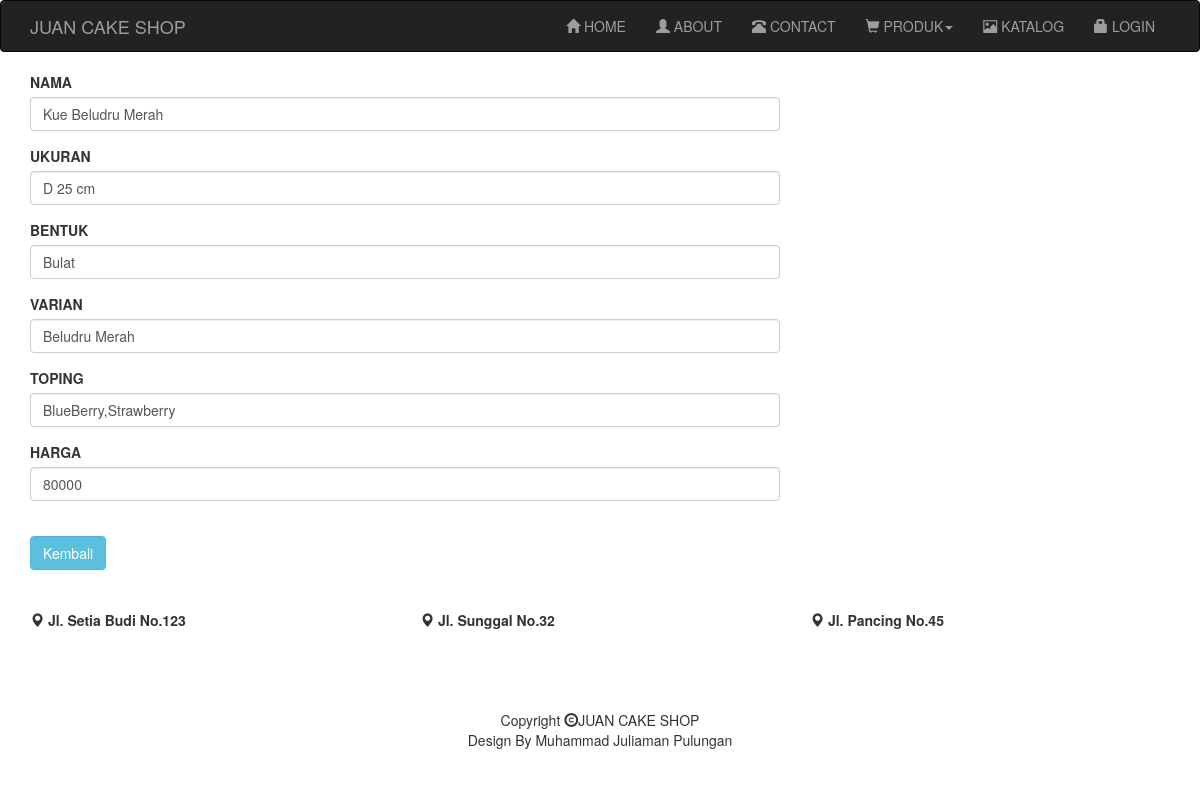
The app's page /edit-detail.php?id=3 with its own data.
### tables this page shows
CREATE TABLE `detail` (
  `id_detail` int(2) NOT NULL,
  `nama` varchar(30) NOT NULL,
  `ukuran` varchar(30) NOT NULL,
  `bentuk` varchar(30) NOT NULL,
  `varian` varchar(30) NOT NULL,
  `toping` varchar(100) NOT NULL,
  `harga` int(20) NOT NULL
);

### edit-detail.php (the view, shortened to what this page needs)
<?php include "header.php"; ?>
    <div class="container">
        <div class="row">
            <div class="col-md-8">
                <form action="proses-edit-detail.php" method="POST">
                <?php
                $id=$_GET['id'];
                include "koneksi.php";
                $tampil=$koneksi->query("select * from detail where id_detail='$id'");
                $row=$tampil->fetch_assoc();
                ?>
                    <div class="form-group">
                        <label for="nama">NAMA</label>
                        <input type="text" name="nama" value="<?php echo $row['nama']?>" class="form-control">
                    </div>
                    <div class="form-group">
                        <label for="ukuran">UKURAN</label>
                        <input type="text" name="ukuran" value="<?php echo $row['ukuran']?>" class="form-control">
                    </div>
                    <div class="form-group">
                        <label for="bentuk">BENTUK</label>
                        <input type="text" name="bentuk" value="<?php echo $row['bentuk']?>" class="form-control">
                    </div>
                    <div class="form-group">
                        <label for="varian">VARIAN</label>
                        <input type="text" name="varian" value="<?php echo $row['varian']?>" class="form-control">
                    </div>
                    <div class="form-group">
                        <label for="toping">TOPING</label>
                        <input type="text" name="toping" value="<?php echo $row['toping']?>" class="form-control">
                    </div>
                    <div class="form-group">
                        <label for="harga">HARGA</label>
                        <input type="text" name="harga" value="<?php echo $row['harga']?>" class="form-control">
                    </div>
                    <br>
                    <a class="btn btn-info" href="tampil-detail.php" role="button">Kembali</a>
                </form>
            </div>
        </div>
    </div>
    <br>
    <br>
<?php include "footer.php";?>

### records on screen
detail: nama "Kue Beludru Merah", ukuran "D 25 cm", bentuk "Bulat", varian "Beludru Merah", toping "BlueBerry,Strawberry", harga "80000"
